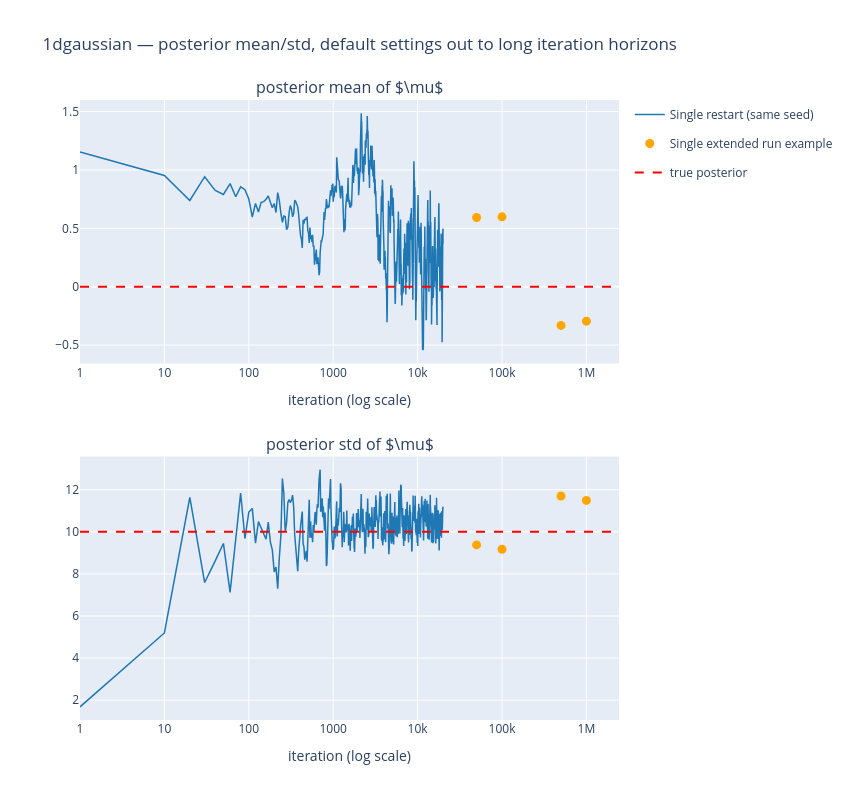

This figure's notebook cell:
### Code cell
import pickle
import sys
from pathlib import Path
import numpy as np
import plotly.graph_objects as go
from plotly.subplots import make_subplots

REPO_ROOT = Path("/Users/madelynandersen/Documents/VB Bakeoff/simpleVI")
if str(REPO_ROOT) not in sys.path:
    sys.path.insert(0, str(REPO_ROOT))

from modulars.stan_rr_test import load_stan_by_scenario
from modulars import gaussian_1d, gaussian_1d_posterior

NB_DIR = REPO_ROOT / "single_MC/1dgaussian_knownvar/random_restarts"

mu_prior, sigma_prior = 0.0, 10.0
sigma_like = 1.0
n_samples = 0
mu_like = 3.0
data = gaussian_1d(n_samples, mu_like, sigma_like, seed=0).astype(np.float32)
best_mu, best_std = gaussian_1d_posterior(
    data, n_samples=n_samples, mu_prior=mu_prior, sigma_prior=sigma_prior, sigma_like=sigma_like,
)

_by_scenario = load_stan_by_scenario(NB_DIR / "processed_tracking/rr_stan_by_scenario.npz")
_default_means, _default_stds, _default_iterations = _by_scenario["default"]
if _default_means.ndim == 2:
    _default_means = _default_means[:, :, None]
    _default_stds = _default_stds[:, :, None]
default_trace_mean = _default_means[0]
default_trace_std = _default_stds[0]

CHECKPOINTS = [50_000, 100_000, 500_000, 1_000_000]
with open(NB_DIR / "default_checkpoint_results.pkl", "rb") as f:
    _cp_results = pickle.load(f)
cp_means = np.array([np.asarray(_cp_results[cp]["means_by_scenario"]["default_single"][0, 0, :], dtype=float) for cp in CHECKPOINTS])
cp_stds = np.array([np.asarray(_cp_results[cp]["stds_by_scenario"]["default_single"][0, 0, :], dtype=float) for cp in CHECKPOINTS])
cp_iters = np.array(CHECKPOINTS)

fig = make_subplots(rows=2, cols=1, vertical_spacing=0.15,
                     subplot_titles=(r"posterior mean of $\mu$", r"posterior std of $\mu$"))

fig.add_trace(go.Scatter(x=_default_iterations, y=default_trace_mean[:, 0], mode="lines",
                          line=dict(color="rgb(31,119,180)", width=1.5),
                          name="Single restart (same seed)", legendgroup="line", showlegend=True), row=1, col=1)
fig.add_trace(go.Scatter(x=cp_iters, y=cp_means[:, 0], mode="markers", marker=dict(color="orange", size=9),
                          name="Single extended run example", legendgroup="dots", showlegend=True), row=1, col=1)
fig.add_hline(y=best_mu, line=dict(color="red", dash="dash"), row=1, col=1)

fig.add_trace(go.Scatter(x=_default_iterations, y=default_trace_std[:, 0], mode="lines",
                          line=dict(color="rgb(31,119,180)", width=1.5),
                          name="Single restart (same seed)", legendgroup="line", showlegend=False), row=2, col=1)
fig.add_trace(go.Scatter(x=cp_iters, y=cp_stds[:, 0], mode="markers", marker=dict(color="orange", size=9),
                          name="Single extended run example", legendgroup="dots", showlegend=False), row=2, col=1)
fig.add_hline(y=best_std, line=dict(color="red", dash="dash"), row=2, col=1)
fig.add_trace(go.Scatter(x=[None], y=[None], mode="lines", line=dict(color="red", dash="dash"),
                          name="true posterior"), row=1, col=1)

fig.update_xaxes(type="log", title_text="iteration (log scale)", row=1, col=1)
fig.update_xaxes(type="log", title_text="iteration (log scale)", row=2, col=1)
fig.update_layout(height=800, width=850, title_text="1dgaussian — posterior mean/std, default settings out to long iteration horizons")
fig.show()

### Figure 1 — Plotly figure (JSON) as saved in the notebook; plotly's stock layout.template omitted (floating-point values rounded to 4 significant figures; data arrays with more than 128 entries replaced by an {"elided": "..."} marker saying what was removed)
{"data": [{"legendgroup": "line", "line": {"color": "rgb(31,119,180)", "width": 1.5}, "mode": "lines", "name": "Single restart (same seed)", "showlegend": true, "type": "scatter", "x": {"elided": "2001 int values"}, "xaxis": "x", "y": {"elided": "2001 float values"}, "yaxis": "y"}, {"legendgroup": "dots", "marker": {"color": "orange", "size": 9}, "mode": "markers", "name": "Single extended run example", "showlegend": true, "type": "scatter", "x": [50000, 100000, 500000, 1000000], "xaxis": "x", "y": [0.5924, 0.5986, -0.3322, -0.2957], "yaxis": "y"}, {"legendgroup": "line", "line": {"color": "rgb(31,119,180)", "width": 1.5}, "mode": "lines", "name": "Single restart (same seed)", "showlegend": false, "type": "scatter", "x": {"elided": "2001 int values"}, "xaxis": "x2", "y": {"elided": "2001 float values"}, "yaxis": "y2"}, {"legendgroup": "dots", "marker": {"color": "orange", "size": 9}, "mode": "markers", "name": "Single extended run example", "showlegend": false, "type": "scatter", "x": [50000, 100000, 500000, 1000000], "xaxis": "x2", "y": [9.379, 9.17, 11.7, 11.49], "yaxis": "y2"}, {"line": {"color": "red", "dash": "dash"}, "mode": "lines", "name": "true posterior", "type": "scatter", "x": [null], "xaxis": "x", "y": [null], "yaxis": "y"}], "layout": {"annotations": [{"font": {"size": 16}, "showarrow": false, "text": "posterior mean of $\\mu$", "x": 0.5, "xanchor": "center", "xref": "paper", "y": 1.0, "yanchor": "bottom", "yref": "paper"}, {"font": {"size": 16}, "showarrow": false, "text": "posterior std of $\\mu$", "x": 0.5, "xanchor": "center", "xref": "paper", "y": 0.425, "yanchor": "bottom", "yref": "paper"}], "height": 800, "shapes": [{"line": {"color": "red", "dash": "dash"}, "type": "line", "x0": 0, "x1": 1, "xref": "x domain", "y0": 0.0, "y1": 0.0, "yref": "y"}, {"line": {"color": "red", "dash": "dash"}, "type": "line", "x0": 0, "x1": 1, "xref": "x2 domain", "y0": 10.0, "y1": 10.0, "yref": "y2"}], "title": {"text": "1dgaussian — posterior mean/std, default settings out to long iteration horizons"}, "width": 850, "xaxis": {"anchor": "y", "domain": [0.0, 1.0], "title": {"text": "iteration (log scale)"}, "type": "log"}, "xaxis2": {"anchor": "y2", "domain": [0.0, 1.0], "title": {"text": "iteration (log scale)"}, "type": "log"}, "yaxis": {"anchor": "x", "domain": [0.575, 1.0]}, "yaxis2": {"anchor": "x2", "domain": [0.0, 0.425]}}}
